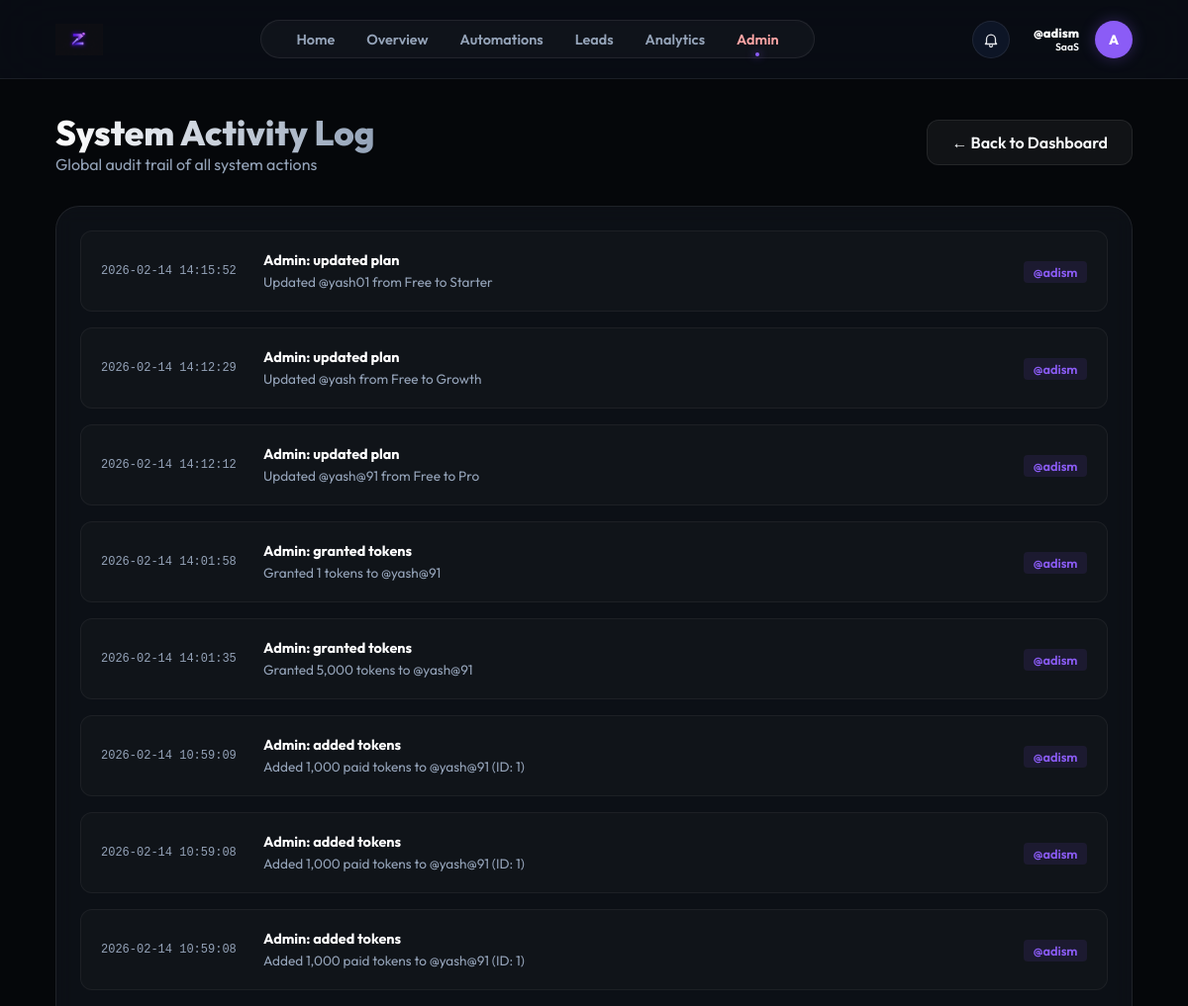
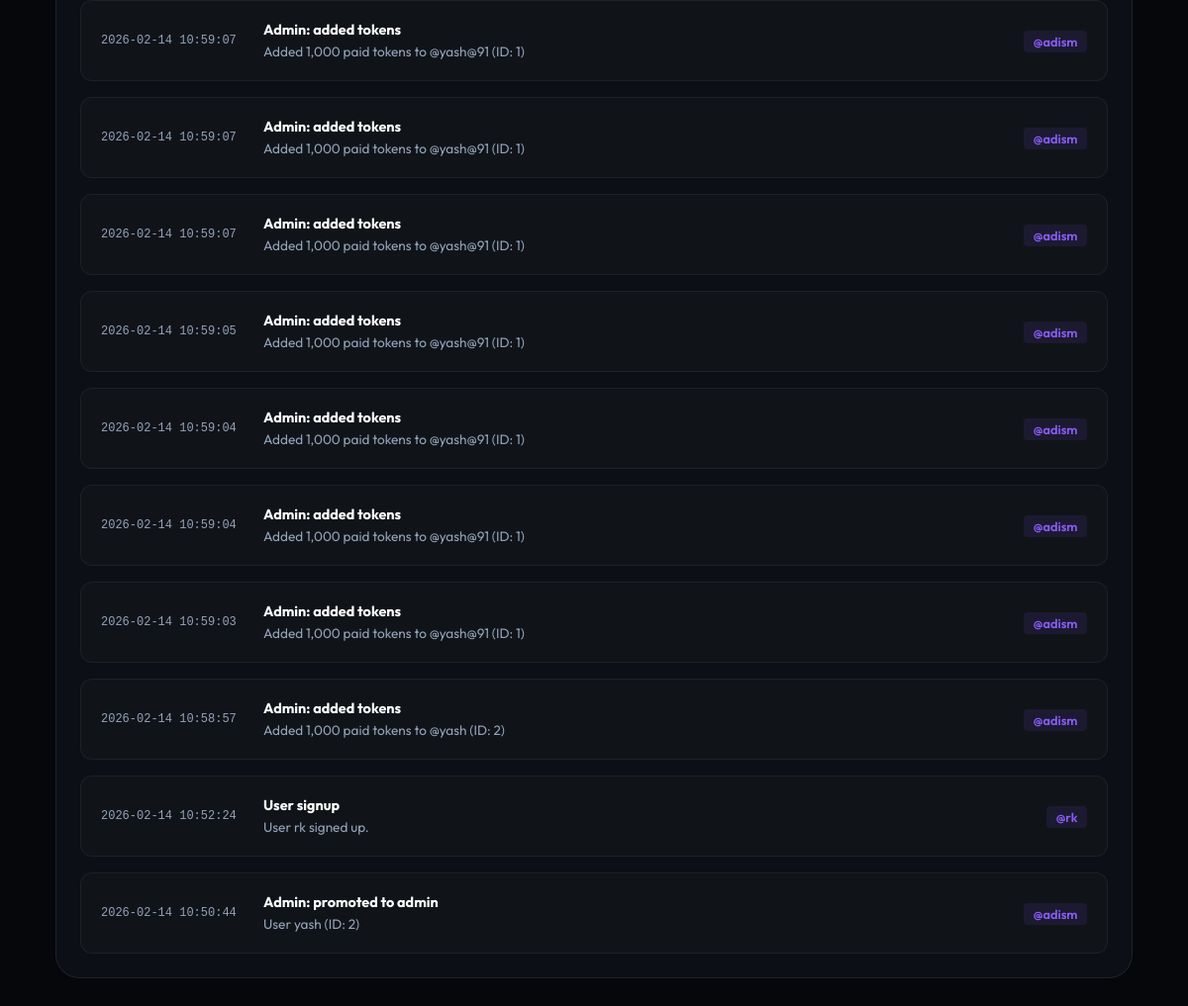
Page /admin/activities (signed in) on the committed database (2 pictures, top to bottom).
### models.py (models this page shows)
class User(db.Model):
    id = db.Column(db.Integer, primary_key=True)
    username = db.Column(db.String(80), unique=True, nullable=False)
    email = db.Column(db.String(120), unique=True)
    password_hash = db.Column(db.String(256))
    full_name = db.Column(db.String(100))
    fb_user_id = db.Column(db.String(120), unique=True)
    ig_user_id = db.Column(db.String(120), unique=True)
    fb_access_token = db.Column(db.Text)
    ig_access_token = db.Column(db.Text)
    token_expires_at = db.Column(db.DateTime)
    ig_username = db.Column(db.String(100))  # Store Instagram username separately
    ig_password_encrypted = db.Column(db.Text)  # Encrypted password
    ig_session_data = db.Column(db.Text)  # Store session data for direct API
    plan = db.Column(db.String(50), default="Free")
    used_founding_coupon = db.Column(db.Boolean, default=False)
    niche = db.Column(db.String(50))
    bio = db.Column(db.Text)
    avatar = db.Column(db.String(10))
    followers = db.Column(db.Integer, default=0)
    following = db.Column(db.Integer, default=0)
    free_tokens = db.Column(db.Integer, default=4000)
    paid_tokens = db.Column(db.Integer, default=0)
    tokens_reset_at = db.Column(db.DateTime, default=datetime.utcnow)
    is_admin = db.Column(db.Boolean, default=False)
    funnels = db.relationship('Funnel', backref='owner', lazy=True)
    leads = db.relationship('Lead', backref='owner', lazy=True)

class ActivityLog(db.Model):
    __tablename__ = 'activity_log'
    id = db.Column(db.Integer, primary_key=True)
    user_id = db.Column(db.Integer, db.ForeignKey('user.id'), nullable=True)
    action = db.Column(db.String(100), nullable=False)
    details = db.Column(db.Text)
    timestamp = db.Column(db.DateTime, default=datetime.utcnow)
    user = db.relationship('User', backref=db.backref('activities', lazy=True))

### app.py (the view)
@app.route('/admin/activities')
@admin_required
def admin_activities():
    user = User.query.get(session['user_id'])
    activities = ActivityLog.query.order_by(ActivityLog.timestamp.desc()).all()
    return render_template('admin_activities.html', user=user, activities=activities)

### app.py (called while the page is built)
def admin_required(f):
    @wraps(f)
    def decorated_function(*args, **kwargs):
        if 'user_id' not in session:
            return redirect(url_for('login_ui'))
        user = User.query.get(session['user_id'])
        if not user or not user.is_admin:
            abort(403)
        return f(*args, **kwargs)
    return decorated_function

### templates/admin_activities.html (shortened to what this page needs)
{% extends "base.html" %}
{% block content %}
<div class="admin-container">
    <div style="display: flex; justify-content: space-between; align-items: center; margin-bottom: 2rem;">
        <div>
            <h1
                style="font-size: 2.2rem; font-weight: 800; background: linear-gradient(to right, #fff, #94a3b8); -webkit-background-clip: text; -webkit-text-fill-color: transparent;">
                System Activity Log</h1>
            <p style="color: var(--text-secondary);">Global audit trail of all system actions</p>
        </div>
        <a href="/admin" class="btn btn-secondary" style="text-decoration: none;">← Back to Dashboard</a>
    </div>
    <div class="card" style="padding: 1.5rem;">
        <div style="display: flex; flex-direction: column; gap: 1rem;">
            {% for log in activities %}
            <div
                style="padding: 1.25rem; background: rgba(255,255,255,0.02); border-radius: 12px; border: 1px solid rgba(255,255,255,0.05); display: flex; justify-content: space-between; align-items: center;">
                <div style="display: flex; gap: 1.5rem; align-items: center; flex: 1;">
                    <div
                        style="min-width: 140px; font-size: 0.75rem; color: var(--text-secondary); font-family: 'Fira Code', monospace;">
                        {{ log.timestamp.strftime('%Y-%m-%d %H:%M:%S') }}
                    </div>
                    <div style="flex: 1;">
                        <span
                            style="font-weight: 700; color: #fff; font-size: 0.9rem; display: block; margin-bottom: 0.25rem;">{{
                            log.action }}</span>
                        <p style="font-size: 0.85rem; color: var(--text-secondary); margin: 0;">{{ log.details }}</p>
                    </div>
                </div>
                <div style="margin-left: 2rem; text-align: right;">
                    {% if log.user %}
                    <span
                        style="font-size: 0.8rem; background: rgba(139, 92, 246, 0.1); color: #8b5cf6; padding: 0.2rem 0.6rem; border-radius: 4px; font-weight: 600;">@{{
                        log.user.username }}</span>
                    {% else %}
                    <span style="font-size: 0.75rem; color: #94a3b8; font-style: italic;">System</span>
                    {% endif %}
                </div>
            </div>
            {% else %}
            <div style="text-align: center; padding: 3rem; color: var(--text-secondary);">
                <p>No activities logged yet.</p>
            </div>
            {% endfor %}
        </div>
    </div>
</div>
{% endblock %}

### templates/base.html (shortened to what this page needs)
<!DOCTYPE html>
<html lang="en">
<head>
    <link rel="stylesheet" href="{{ url_for('static', filename='css/style.css') }}">
</head>
<body>
    <nav class="top-nav">
        <a href="/dashboard" class="nav-brand">
            <img src="{{ url_for('static', filename='img/logo.png') }}" alt="ZenFlow"
                style="height: 32px; width: auto;">
        </a>
        <div class="nav-links">
            <a href="/" class="nav-link {% if request.path == '/' %}active{% endif %}">Home</a>
            <a href="/dashboard" class="nav-link {% if request.path == '/dashboard' %}active{% endif %}">Overview</a>
            <a href="/automations"
                class="nav-link {% if request.path == '/automations' %}active{% endif %}">Automations</a>
            <a href="/leads" class="nav-link {% if request.path == '/leads' %}active{% endif %}">Leads</a>
            <a href="/analytics" class="nav-link {% if request.path == '/analytics' %}active{% endif %}">Analytics</a>
            {% if user.is_admin %}
            <a href="/admin" class="nav-link {% if request.path.startswith('/admin') %}active{% endif %}"
                style="color: #fca5a5;">Admin</a>
            {% endif %}
        </div>
        <div class="nav-user" style="position: relative;">
            <button id="notif-bell" aria-label="Notifications"
                style="width:38px; height:38px; border-radius:999px; border:1px solid var(--glass-border); background:rgba(15,23,42,0.9); display:flex; align-items:center; justify-content:center; cursor:pointer; padding:0; margin-right: 0.5rem;">
            </button>
            <div class="nav-user" style="position: relative; cursor: pointer;" onclick="toggleProfileDropdown(event)">
                <div style="text-align: right;">
                    <p style="font-size: 0.8rem; font-weight: 800; margin: 0; color: white;">@{{ user.username }}</p>
                    <p style="font-size: 0.65rem; color: {{ user.niche_color }}; margin: 0; font-weight: 600;">{{
                        user.niche
                        }}</p>
                </div>
                <div class="nav-avatar">{{ user.avatar or user.username[0]|upper }}</div>
            </div>
    </nav>
    <div class="app-container">
        <main class="main-content">
            {% block content %}{% endblock %}
        </main>
    </div>
</body>
</html>

### static/css/style.css (style rules this page uses)
:root { --bg-dark: #05070a; --card-bg: rgba(16, 20, 28, 0.7); --accent-purple: #8b5cf6; --accent-cyan: #06b6d4; --accent-gold: #fbbf24; --text-primary: #f8fafc; --text-secondary: #94a3b8; --sidebar-width: 260px; --glass-border: rgba(255, 255, 255, 0.08); }
* { margin: 0; padding: 0; box-sizing: border-box; font-family: 'Outfit', sans-serif; }
body { background-color: var(--bg-dark); color: var(--text-primary); overflow-x: hidden; }
.app-container { display: flex; min-height: 100vh; }
.main-content { flex-grow: 1; margin-left: var(--sidebar-width); padding: 2.5rem 3.5rem; }
.btn { padding: 0.75rem 1.5rem; border-radius: 12px; border: none; font-weight: 600; cursor: pointer; transition: all 0.3s ease; }
.btn-secondary { background: rgba(255, 255, 255, 0.05); color: var(--text-primary); border: 1px solid var(--glass-border); }
.card { background: var(--card-bg); border: 1px solid var(--glass-border); border-radius: 24px; padding: 1.5rem; backdrop-filter: blur(10px); transition: transform 0.3s ease, border-color 0.3s ease; }

### templates/base.html (style rules this page uses)
.app-container { flex-direction: column; }
.main-content { margin-left: 0; padding: 2rem 3.5rem; width: 100%; max-width: 1400px; margin: 0 auto; }
.top-nav { display: flex; justify-content: space-between; align-items: center; padding: 1.25rem 3.5rem; background: rgba(10, 14, 22, 0.85); backdrop-filter: blur(30px); border-bottom: 1px solid var(--glass-border); position: sticky; top: 0; z-index: 1000; }
.nav-brand { display: flex; align-items: center; gap: 1rem; text-decoration: none; color: white; font-weight: 800; font-size: 1.4rem; }
.nav-links { display: flex; gap: 2rem; background: rgba(255, 255, 255, 0.03); padding: 0.6rem 2.2rem; border-radius: 40px; border: 1px solid var(--glass-border); box-shadow: inset 0 0 10px rgba(255, 255, 255, 0.02); }
.nav-link { text-decoration: none; color: var(--text-secondary); font-weight: 600; font-size: 0.9rem; transition: all 0.3s cubic-bezier(0.4, 0, 0.2, 1); position: relative; }
.nav-link.active { color: var(--text-primary); }
.nav-link.active::after { content: ''; position: absolute; bottom: -8px; left: 50%; transform: translateX(-50%); width: 4px; height: 4px; background: var(--accent-purple); border-radius: 50%; box-shadow: 0 0 10px var(--accent-purple); }
.nav-user { display: flex; align-items: center; gap: 1rem; }
.nav-avatar { width: 38px; height: 38px; background: var(--accent-purple); border-radius: 50%; display: flex; align-items: center; justify-content: center; font-weight: 800; font-size: 0.85rem; color: white; box-shadow: 0 0 15px rgba(139, 92, 246, 0.3); }

### rows in the picture
User: username "adism", niche "SaaS", avatar "A"
ActivityLog: timestamp "2026-02-14 14:15:52", action "Admin: updated plan", details "Updated @yash01 from Free to Starter", user.username "adism"
ActivityLog: timestamp "2026-02-14 14:12:29", action "Admin: updated plan", details "Updated @yash from Free to Growth", user.username "adism"
ActivityLog: timestamp "2026-02-14 14:12:12", action "Admin: updated plan", details "Updated @yash@91 from Free to Pro", user.username "adism"
ActivityLog: timestamp "2026-02-14 14:01:58", action "Admin: granted tokens", details "Granted 1 tokens to @yash@91", user.username "adism"
ActivityLog: timestamp "2026-02-14 14:01:35", action "Admin: granted tokens", details "Granted 5,000 tokens to @yash@91", user.username "adism"
ActivityLog: timestamp "2026-02-14 10:59:09", action "Admin: added tokens", details "Added 1,000 paid tokens to @yash@91 (ID: 1)", user.username "adism"
ActivityLog: timestamp "2026-02-14 10:59:08", action "Admin: added tokens", details "Added 1,000 paid tokens to @yash@91 (ID: 1)", user.username "adism"
ActivityLog: timestamp "2026-02-14 10:59:08", action "Admin: added tokens", details "Added 1,000 paid tokens to @yash@91 (ID: 1)", user.username "adism"
ActivityLog: timestamp "2026-02-14 10:59:07", action "Admin: added tokens", details "Added 1,000 paid tokens to @yash@91 (ID: 1)", user.username "adism"
ActivityLog: timestamp "2026-02-14 10:59:07", action "Admin: added tokens", details "Added 1,000 paid tokens to @yash@91 (ID: 1)", user.username "adism"
ActivityLog: timestamp "2026-02-14 10:59:07", action "Admin: added tokens", details "Added 1,000 paid tokens to @yash@91 (ID: 1)", user.username "adism"
ActivityLog: timestamp "2026-02-14 10:59:05", action "Admin: added tokens", details "Added 1,000 paid tokens to @yash@91 (ID: 1)", user.username "adism"
ActivityLog: timestamp "2026-02-14 10:59:04", action "Admin: added tokens", details "Added 1,000 paid tokens to @yash@91 (ID: 1)", user.username "adism"
ActivityLog: timestamp "2026-02-14 10:59:04", action "Admin: added tokens", details "Added 1,000 paid tokens to @yash@91 (ID: 1)", user.username "adism"
ActivityLog: timestamp "2026-02-14 10:59:03", action "Admin: added tokens", details "Added 1,000 paid tokens to @yash@91 (ID: 1)", user.username "adism"
ActivityLog: timestamp "2026-02-14 10:58:57", action "Admin: added tokens", details "Added 1,000 paid tokens to @yash (ID: 2)", user.username "adism"
ActivityLog: timestamp "2026-02-14 10:52:24", action "User signup", details "User rk signed up.", user.username "rk"
ActivityLog: timestamp "2026-02-14 10:50:44", action "Admin: promoted to admin", details "User yash (ID: 2)", user.username "adism"
